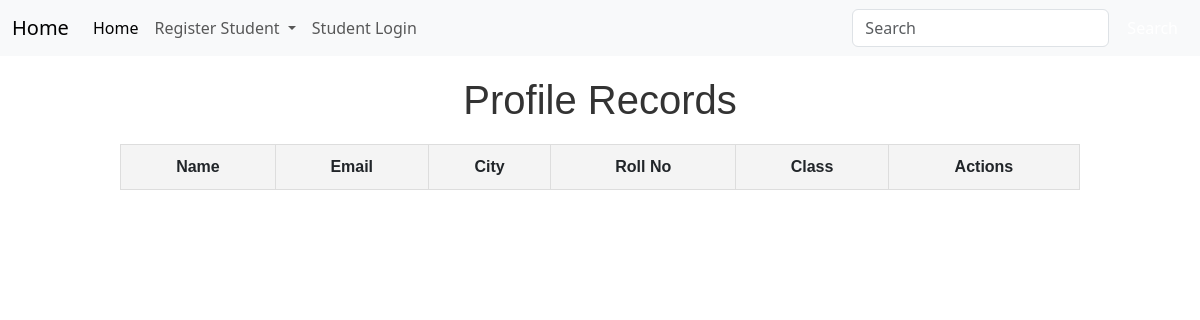
/student/, run on an earlier commit of the app's database.
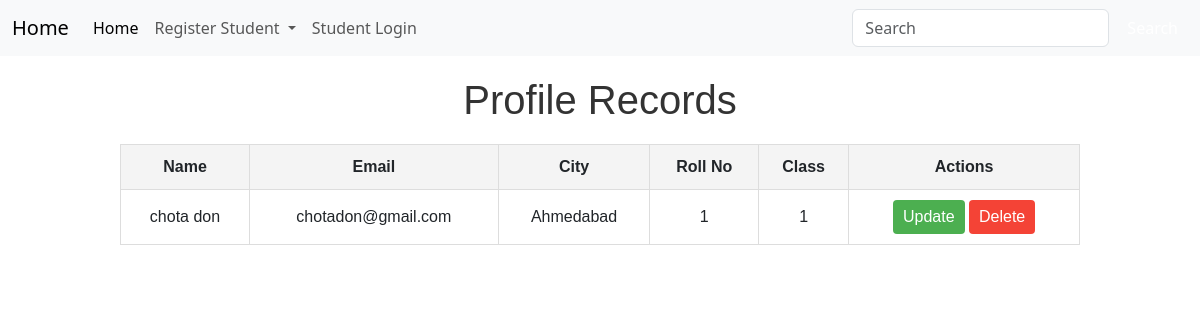
And on a later commit of the database.
### student/models.py (models this page shows, shortened)
class Profile(models.Model):
    name = models.CharField(max_length=70)
    email = models.EmailField(max_length=255, default='example@gmail.com', unique=True)
    password = models.CharField(max_length=50, verbose_name='password', null=False, blank=False, default='iron@man-power+')
    city = models.CharField(max_length=70, default='junagadh')
    roll_no = models.IntegerField(default = 0, unique=True)
    stu_class = models.IntegerField(default=1, choices=[(1, '1'),(2, '2'),(3, '3'),(4, '4'),(5, '5'),(6, '6'),(7, '7'),(8, '8'),(9, '9'),(10, '10'),(11, '11'),(12, '12')])

### student/views.py (the view)
# urls.py: path('', view_all_students, name='student_home'),
def view_all_students(req):
    all_students = Profile.objects.all()
    context = {
        'profiles': all_students
    }
    return render(req, 'student/all_students.html', context)

### context_processors.py (called while the page is built)
def global_settings(request):
    return {
        'BASE_URL': settings.BASE_URL,
        'PORT': settings.PORT,
    }

### student/templates/student/all_students.html (shortened to what this page needs)
{% extends "student/base.html" %}
{% load static %}
{% block addstyle %}
<link rel="stylesheet" href="{% static 'student/styles/all_students.css' %}">
{% endblock addstyle %}
{% block addon %}
<h1>Profile Records</h1>
    <table>
        <thead>
            <tr>
                <th>Name</th>
                <th>Email</th>
                <th>City</th>
                <th>Roll No</th>
                <th>Class</th>
                <th>Actions</th>
            </tr>
        </thead>
        <tbody>
            {% for profile in profiles %}
            <tr>
                <td>{{ profile.name }}</td>
                <td>{{ profile.email }}</td>
                <td>{{ profile.city }}</td>
                <td>{{ profile.roll_no }}</td>
                <td>{{ profile.stu_class }}</td>
                <td>
                    <a href="{% url 'update_student' profile.id %}" class="btn btn-update">Update</a>
                    <a href="{% url 'delete_student' profile.id %}" class="btn btn-delete">Delete</a>
                </td>
            </tr>
            {% endfor %}
        </tbody>
    </table>
{% endblock addon %}

What changed in the data, as far as the page shows it:
added Profile: name "chota don", email "chotadon@gmail.com", city "Ahmedabad", roll_no "1", stu_class "1"
